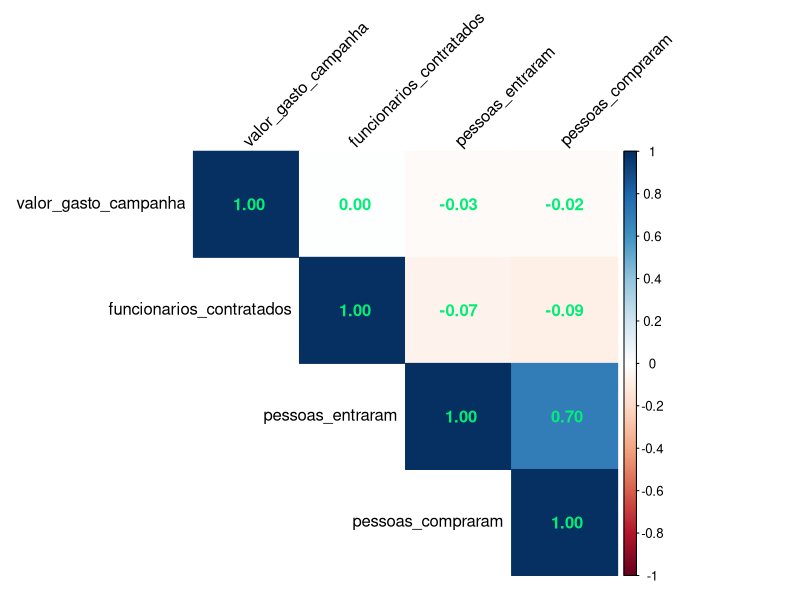
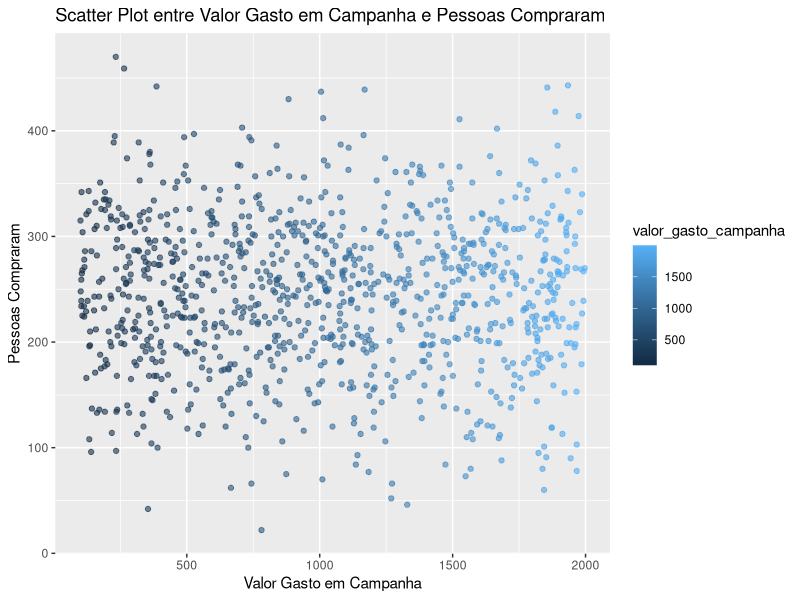
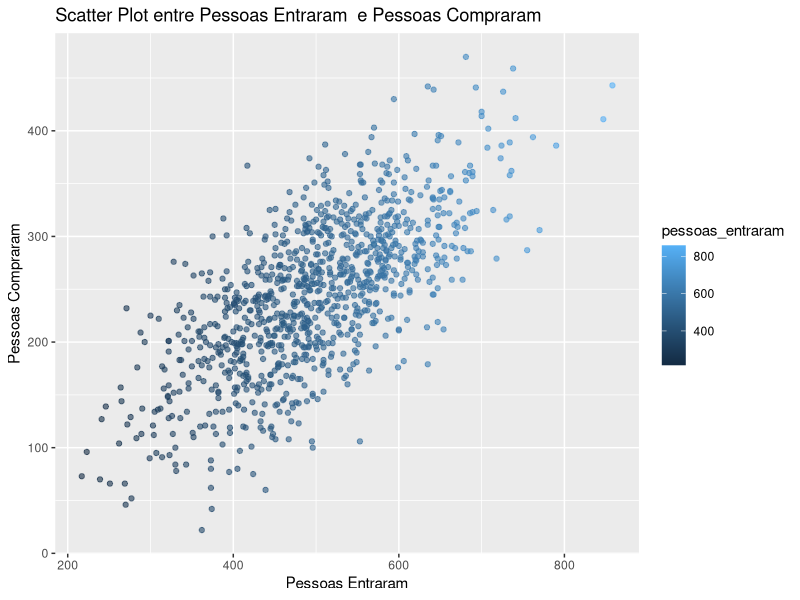
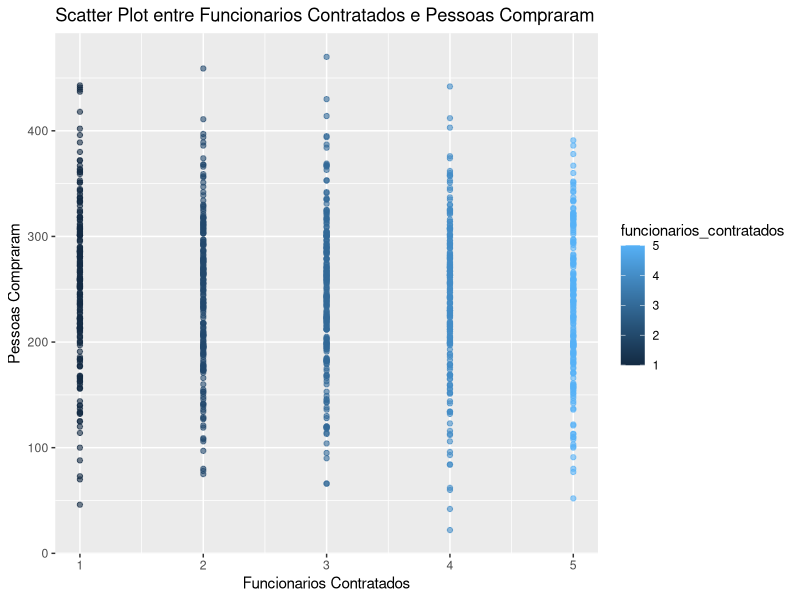
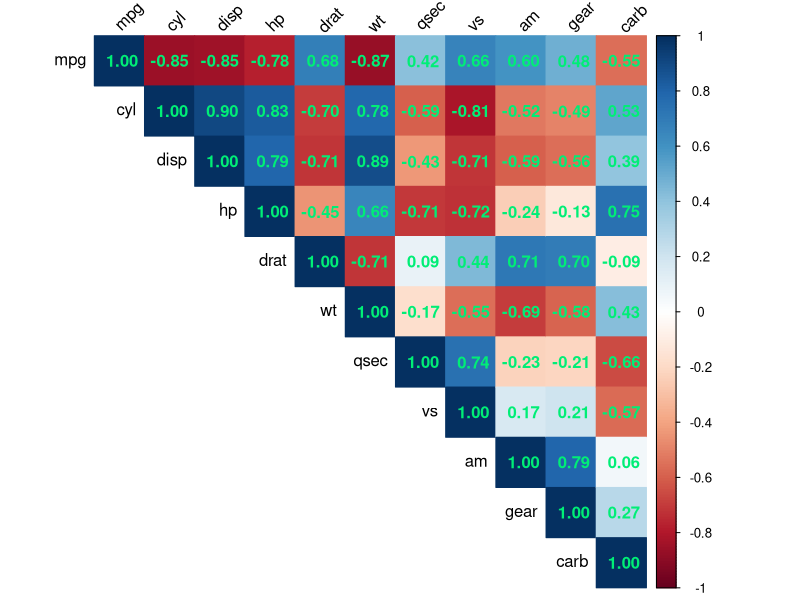

Write the R code that produced these figures, in order.
# Exemplos uso Machine Learning 1

# Configurando o diretório de trabalho
setwd("C:/Users/Julia/Desktop/CienciaDeDados/1.Big-Data-Analytics-com-R-e-Microsoft-Azure-Machine-Learning/11-Projeto-BigDataNaPratica-Machine_Learning_em_Marketing_Digital-Prevendo_N_Usuarios_Convertidos")
getwd()


### EXEMPLOS


# Carregando pacotes

library(tidyverse) # manipulação de dados
library(dplyr)     # manipulação de dados
library(corrplot)  # criar gráfico de mapa de correlação
library(ggplot2)   # criar outros gráficos (especificamente de dispersão)
library(caret)     # usado em tarefas de classificação e regressão para simplificar o processo de treinamento de modelos
# install.packages("randomForest")
library(randomForest)

library(mlbench) # carrega dataset Sonar
library(MASS)    # carrega o dataset Pima
library(kernlab) # carrega o dataset spam


data(Pima.tr)
dados_Pima <- Pima.tr

data(Sonar)
dados_Sonar <- Sonar

data(spam)
dados_spam <- spam




###################   EXEMPLOS UTILIZANDO ALGORITMO DE REGRESSÃO LINEAR)   ###################   


##### EXEMPLO 1

# Contexto: Uma loja de jóias possui um relatório com todas as suas últimas 1000 ações de marketing feitas ao longo dos
#           últimos 2 anos. Sua ação de marketing constitui na contratação de de 1 até 5 pessoas fantasiadas na porta da 
#           loja. Cada ação de marketing teve um custo específico que varia entre 100 e 2000 reais dependendo da empresa e/ou
#           quantidade de pessoas contratadas. Durante cada ação era contabilizada as pessoas que entraram na loja e 
#           todas aquelas que de fato realizaram alguma compra. Precisamos um modelo de Machine Learning para conseguirmos
#           descobrir as próximas projeções de clientes que realizaram compras.

# Problema de Negócio: Criar um modelo que, ao recebeber novos dados, seja capaz de prever o número de usuários que efetuaram
#                      uma compra.

# Variáveis    : valor_gasto_campanha, funcionarios_contratado, pessoas_entraram, pessoas_compraram
# Variável alvo: pessoas_compraram

# Cria/carrega dados
set.seed(42)
num_acoes <- 1000

# Crie um data frame com as informações das ações de marketing
dados_loja <- data.frame(
  valor_gasto_campanha = round(runif(num_acoes, min = 100, max = 2000)),  # Custos variam de 100 a 2000 reais com 2 casas decimais
  funcionarios_contratados = sample(1:5, num_acoes, replace = TRUE),  # Contratação de 1 a 5 funcionários
  pessoas_entraram = round(rnorm(num_acoes, mean = 500, sd = 100)),  # Número médio de pessoas que entraram (distribuição normal)
  pessoas_compraram = integer(num_acoes)  # Inicialmente, defina o número de compras como zero
)

# Gere o número de compras com base nas pessoas que entraram
for (i in 1:num_acoes) {
  max_compraram <- min(dados_loja$pessoas_entraram[i], round(rnorm(1, mean = dados_loja$pessoas_entraram[i]/2, sd = 50)))
  # Ajuste para que pessoas_compraram siga uma distribuição normal entre 0 e max_compraram
  dados_loja$pessoas_compraram[i] <- max(0, min(round(rnorm(1, mean = max_compraram, sd = 10)), max_compraram))
}

# Visualize os primeiros registros dos dados
head(dados_loja)
View(dados_loja)


## Análise Exploratória dos Dados


# Verificando tipos de dados
str(dados_loja)

# Sumário estatístico
summary(dados_loja)

# Criando/calculando uma matriz de correlação
cor_matrix <- cor(dados_loja)
cor_matrix


# E para não ter que analisar somentes os números, vamos criar um gráfico corrplot

# Corrplot (para outras cores usar colors())
corrplot(cor_matrix,
         method = "color",
         type = "upper",
         addCoef.col = 'springgreen2',
         tl.col = "black",
         tl.srt = 45)

# variável alvo "pessoas_compraram" tem forte correlação com a variável preditora "pessoas_entraram"
# não foi detectado problema de multicolinearidade


## Criando gráficos do tipo dispersão para visualizar a relação entre cada variável preditora com a variável alvo


# Scatter plot entre Valor Gasto em Campanha e Pessoas Compraram

ggplot(dados_loja, aes(x = valor_gasto_campanha, y = pessoas_compraram)) +
  geom_point(aes(color = valor_gasto_campanha), alpha = 0.6) +
  ggtitle("Scatter Plot entre Valor Gasto em Campanha e Pessoas Compraram") +
  xlab("Valor Gasto em Campanha") +
  ylab("Pessoas Compraram")


# Scatter plot entre Pessoas Entraram e Pessoas Compraram

ggplot(dados_loja, aes(x = pessoas_entraram, y = pessoas_compraram)) +
  geom_point(aes(color = pessoas_entraram), alpha = 0.6) +
  ggtitle("Scatter Plot entre Pessoas Entraram  e Pessoas Compraram") +
  xlab("Pessoas Entraram") +
  ylab("Pessoas Compraram")


# Scatter plot entre Funcionarios Contratados e Pessoas Compraram

ggplot(dados_loja, aes(x = funcionarios_contratados, y = pessoas_compraram)) +
  geom_point(aes(color = funcionarios_contratados), alpha = 0.6) +
  ggtitle("Scatter Plot entre Funcionarios Contratados e Pessoas Compraram") +
  xlab("Funcionarios Contratados") +
  ylab("Pessoas Compraram")




## Dividindo os dados em treino e teste
indices <- createDataPartition(dados_loja$pessoas_compraram, p = 0.80, list = FALSE)  

dados_loja_treino <- dados_loja[indices, ]
dados_loja_teste <- dados_loja[-indices, ]




##### Modelagem ##### 


# Versão 1 do Modelo - Regressão Linear Simples

# Residuals:
#      Min       1Q   Median       3Q      Max 
# -165.826  -33.826   -0.321   34.168  163.167 

# Coefficients:
#                 Estimate Std. Error t value Pr(>|t|)    
# (Intercept)      -4.64418    8.32474  -0.558    0.577    
# pessoas_entraram  0.49995    0.01636  30.559   <2e-16 ***

# Residual standard error: 51.56 on 998 degrees of freedom
# Multiple R-squared:  0.4834,	Adjusted R-squared:  0.4829 
# F-statistic: 933.8 on 1 and 998 DF,  p-value: < 2.2e-16

modelo_v1 <- lm(data = dados_loja_treino, pessoas_compraram ~ pessoas_entraram)
summary(modelo_v1)

# - o modelo de regressão linear simples sugere que o número de pessoas que entram na loja é um preditor significativo
#   do número de pessoas que realizam compras, e aproximadamente 48.34% da variabilidade na variável "pessoas_compraram"
#   pode ser explicada por essa variável preditora. No entanto, o modelo não é uma ótima combinação para explicar
#   completamente a variabilidade na variável alvo, uma vez que outros fatores não incluídos no modelo também podem 
#   desempenhar um papel importante.




# Versão 2 do Modelo - Regressão Linear Múltipla

# Residuals:
#      Min       1Q   Median       3Q      Max 
# -167.889  -33.661    0.399   34.319  163.045 

# Coefficients:
#                            Estimate Std. Error t value Pr(>|t|)
# (Intercept)               3.1961436  9.8002747   0.326    0.744
# valor_gasto_campanha     -0.0004382  0.0029452  -0.149    0.882
# funcionarios_contratados -2.1412594  1.1718202  -1.827    0.068 . 
# pessoas_entraram          0.4979231  0.0163905  30.379   <2e-16 ***

# Residual standard error: 51.52 on 996 degrees of freedom
# Multiple R-squared:  0.4851,	Adjusted R-squared:  0.4836 
# F-statistic: 312.8 on 3 and 996 DF,  p-value: < 2.2e-16

modelo_v2 <- lm(data = dados_loja_treino, pessoas_compraram ~ valor_gasto_campanha + funcionarios_contratados + pessoas_entraram)
summary(modelo_v2)

# - o modelo de regressão linear múltipla sugere que o número de pessoas que entram na loja é um preditor significativo 
#   do número de pessoas que realizam compras. No entanto, o valor gasto na campanha e o número de funcionários 
#   contratados não parecem ter um impacto significativo na variável alvo. O modelo explica aproximadamente 48.51% da
#   variabilidade na variável "pessoas_compraram." A significância da variável "funcionarios_contratados" não é 
#   conclusiva, pois seu valor p é 0.068. Pode ser importante, mas com alguma incerteza.



#### Interpretação de qual modelo usar

# - Como os valores de Residual standard error e Multiple R-squared dos dois modelos são muito próximos e com base nessas
#   interpretações, o Modelo V2 inclui variáveis que não são estatisticamente significativas (valor_gasto_campanha e 
#   funcionarios_contratados) e, portanto, é mais apropriado escolher o Modelo V1. Além disso, o Modelo V1 é mais simples,
#   envolvendo apenas uma variável independente, o que pode ser preferível em termos de interpretação e explicação.
# - Em resumo, o Modelo V1 (Regressão Linear Simples) é preferível para prever o número de pessoas que realizam compras
#   com base no número de pessoas que entram na loja, pois é mais simples e tem variáveis significativas. O Modelo V2
#   não oferece benefícios adicionais significativos e inclui variáveis não significativas.


#### Previsões

previsoes_dados_loja <- predict(modelo_v1, newdata = dados_loja_teste, type = 'response')
previsoes_dados_loja


#### Previsões com novos dados

# Criando novos dados para inserir nas previsões
novos_dados_loja <- data.frame(
  valor_gasto_campanha = c(1000, 1500),
  funcionarios_contratados = c(2, 2),
  pessoas_entraram = c(400, 500),
  pessoas_compraram = c(200, 250)
)


# Fazendo previsões
previsoes <- predict(modelo_v1, newdata = novos_dados_loja)
previsoes




## Interpretação final

# - No primeiro cenário, em que gastamos $1,000 em campanha e 400 pessoas entraram na loja, o modelo prevê que cerca de 194.23 
#   pessoas farão compras. No segundo cenário, com um aumento no gasto da campanha para $1,500 e 500 pessoas entrando na loja,
#   a previsão é de aproximadamente 244.92 pessoas comprando.






##### EXEMPLO 2

# Contexto: Você foi contratado para treinar um modelo de regressão para prever o consumo de combustível (milhas por galão)
#           de cada veículo com base em características como potência do motor, peso, número de cilindros, entre outras.
#           Isso permitirá identificar quais veículos são mais eficientes em termos de consumo de combustível e otimizar a 
#           alocação de veículos para rotas específicas.

# Problema de Negócio: Criar um modelo que, ao recebeber novos dados, seja capaz de prever o consumo de combustível
#                      (milhas por galão) de cada veículo com base em características como potência do motor, peso, número de 
#                      cilindros, entre outras.

# Variáveis    : 
# Variável alvo: mpg


# Carregando os dados
dados_mtcars <- mtcars


## Análise Exploratória

# verificando valores ausentes
colSums(is.na(dados_mtcars))

# Verificando tipos de dados
str(dados_mtcars)

# Sumário estatístico
summary(dados_mtcars)

# Criando/calculando uma matriz de correlação
cor_matrix <- cor(dados_mtcars)
cor_matrix

# Corrplot
corrplot(cor_matrix,
         method = "color",
         type = "upper",
         addCoef.col = 'springgreen2',
         tl.col = "black",
         tl.srt = 45)


## Dividindo os dados em treino e teste
indices <- createDataPartition(dados_mtcars$mpg, p = 0.75, list = FALSE)  

dados_mtcars_treino <- dados_mtcars[indices, ]
dados_mtcars_teste <- dados_mtcars[-indices, ]



#### MODELAGEM ####


## Versão 1 do Modelo (Regressão Linear Múltipla) ####

# - utilizando todas as variáveis preditoras

modelo_v1 <- lm(data = dados_mtcars_treino, mpg ~ .)

summary(modelo_v1)


## Versão 2 do Modelo (Regressão Linear Simples) ####

# - utilizando somente a variável wt

modelo_v2 <- lm(data = dados_mtcars_treino, mpg ~ wt)

summary(modelo_v2)


## Versão 3 do Modelo (Regressão Linear Múltipla com seleção de variáveis) ####

# - utilizando todas as variáveis preditoras menos cyl, vs, am, gear e carb

modelo_v3 <- lm(data = dados_mtcars_treino, mpg ~ disp + hp + drat + wt + qsec)

summary(modelo_v3)

head(dados_mtcars_teste)


#### Interpretação de qual modelo usar

# modelo_v1: inclui múltiplas variáveis independentes para fazer previsões. Embora tenha um R-squared mais alto (0.869),
#            isso não significa necessariamente que seja o melhor modelo. Alguns coeficientes não são significativos e podem
#            estar introduzindo ruído no modelo.

# modelo_v2: é mais simples, prevendo o consumo de combustível (mpg) com base apenas no peso (wt). Embora seu R-squared seja
#            um pouco menor (0.7528), ele tem menos complexidade e apenas dois coeficientes significativos, tornando-o mais
#            interpretable.

# modelo_v3: obteve resultados muito bons e possui um número menor de variáveis, o que pode ser vantajoso em termos de
#            interpretabilidade.

# - A escolha do melhor modelo depende de seus objetivos. Se você valoriza um modelo com mais variáveis para obter um melhor
#   ajuste, o "modelo_v1" é uma opção. Se você deseja uma boa performance com menos variáveis, o "modelo_v3" pode ser
#   preferível. Recomenda-se também validar esses modelos com dados de teste antes de tomar uma decisão final.



#### Previsões

previsoes_dados_mtcars <- predict(modelo_v3, newdata = dados_mtcars_teste, type = 'response')
previsoes_dados_mtcars


#### Previsões com novos dados

# Criando novos dados para inserir nas previsões
novos_dados_mtcars <- data.frame(
  mpg = c(15, 20, 25),   # Valores de consumo de combustível (milhas por galão)
  cyl = c(8, 4, 6),      # Número de cilindros
  disp = c(350, 120, 200),  # Cilindrada
  hp = c(200, 80, 95),    # Potência do motor
  drat = c(3.5, 4.0, 3.9),  # Taxa de compressão do eixo traseiro
  wt = c(4.0, 2.5, 3.0),  # Peso do veículo
  qsec = c(15, 19, 20),  # Tempo para percorrer um quarto de milha
  vs = c(0, 1, 0),       # Motor em forma de V (0 = não, 1 = sim)
  am = c(0, 1, 1),       # Transmissão automática (0 = não, 1 = sim)
  gear = c(3, 4, 5),     # Número de marchas
  carb = c(4, 2, 1)      # Número de carburadores
)

# Editando dataset (Removendo variáveis)
novos_dados_mtcars <- novos_dados_mtcars[, !(names(novos_dados_mtcars) %in% c("cyl", "am", "vs", "gear", "carb"))]

# Visualizando o dataset resultante
novos_dados_mtcars

# Fazendo previsões com os novos dados
previsoes_novos_dados_mtcars <- predict(modelo_v3, newdata = novos_dados_mtcars)
previsoes_novos_dados_mtcars


#### Interpretação final

# - Com base nas características dos veículos fornecidas nos novos dados, o modelo de regressão prevê o seguinte consumo de
#   combustível (milhas por galão):
  
# - 1. Novo Dado 1: Estimativa de consumo de combustível de aproximadamente 14.64 mpg.
# - 2. Novo Dado 2: Estimativa de consumo de combustível de cerca de 25.36 mpg.
# - 3. Novo Dado 3: Estimativa de consumo de combustível de aproximadamente 23.56 mpg.

# Essas previsões podem ser úteis para avaliar a eficiência de cada veículo em termos de consumo de combustível.





##### EXEMPLO 2




















###################   EXEMPLOS UTILIZANDO ALGORITMO DE CLASSIFICAÇÃO LINEAR)   ###################   


##### EXEMPLO 1

# Contexto

# - Imagine que você trabalha para um instituto de pesquisa botânica que se dedica ao estudo e à preservação da flora em uma
#   área de conservação. Sua organização está interessada em automatizar a identificação de espécies de flores nativas para
#   melhor compreender a biodiversidade da região.
# - Nesse cenário, você pode usar o dataset Iris para criar um modelo de classificação que classifique automaticamente as
#   flores em diferentes espécies com base em suas características. Isso pode ser uma ferramenta valiosa para identificar
#   espécies de flores rapidamente, o que é fundamental para estudos de conservação.
# - Por exemplo, quando os pesquisadores coletam amostras de flores na área de conservação, eles podem medir características
#   como comprimento e largura das sépalas e pétalas. Em seguida, o modelo de classificação baseado no dataset Iris pode ser 
#   usado para determinar a espécie da flor com base nessas medidas.


# Problema de Negócio: Consiste em desenvolver um modelo de classificação, utilizando o dataset Iris, para automatizar a
#                      identificação de espécies de flores nativas em uma área de conservação. Isso permitirá aos pesquisadores
#                      acelerar o processo de classificação com base nas características das flores, contribuindo para um melhor
#                      entendimento da biodiversidade da região e apoiando esforços de conservação.


# Carregando dataset
dados_iris <- iris
head(iris)

# Variável alvo: "Species" é a variável que contém as classes ou categorias nas quais as flores são classificadas.
#                Portanto, "Species" é a variável que você deseja prever ou classificar com base nas outras características 
#                do dataset.


#### Análise Exploratória dos Dados


# verificando valores ausentes nas colunas
colSums(is.na(dados_iris))

# Verificando tipos de dados
str(dados_iris)

# Sumário estatístico (var Species já esta como do tupo factor)
summary(dados_iris)


# Dividindo os dados em treino e teste
indices <- createDataPartition(dados_iris$Species, p = 0.75, list = FALSE)

dados_iris_treino <- dados_iris[indices, ]
dados_iris_teste <- dados_iris[-indices, ]



##### Modelagem Preditiva #####

## Versão 1 (usando a Máquina de Vetores de Suporte (SVM))

modelo_v1 <- train(Species ~ ., data = dados_iris_treino, method = "svmRadial")
modelo_v1

# Fazer previsões no conjunto de teste
previsoes <- predict(modelo_v1, newdata = dados_iris_teste)
previsoes

# Avaliar o desempenho do modelo
confusao <- confusionMatrix(previsoes, dados_iris_teste$Species)
print(confusao)









#### Exemplo 2













###################   EXEMPLOS UTILIZANDO randomForest)   ###################   


##### EXEMPLO 1 (utilizando randomForest)

# Contexto: exemplo de dados hipotéticos de jogadores de futebol e, em seguida, demonstrar como você pode criar um modelo de
#           Machine Learning para prever as chances de lesões com base nessas informações.


# Criando o dataset

# Definir uma semente para reprodutibilidade
set.seed(123)

# Gerar nomes de jogadores aleatórios (apenas para fins de demonstração)
nomes_jogadores <- c("Messi", "Ronaldo", "Neymar", "Mbappé", "Salah", "Kane", "Hazard", "Lewandowski",
                     "De Bruyne", "Benzema", "Fernandes", "Suárez", "Lukaku", "Sterling", "Griezmann",
                     "Kroos", "Modric", "Van Dijk", "Silva", "Kante", "Pogba", "Laporte", "Courtois",
                     "Mané", "Casemiro", "Alaba", "Sancho", "Di María", "Marquinhos")

# Criar um conjunto de dados hipotético com nomes de jogadores
dados_jogadores <- data.frame(
  NomeJogador = sample(nomes_jogadores, 30, replace = TRUE),
  Idade = sample(20:35, 30, replace = TRUE),
  JogosUltimaTemporada = sample(10:40, 30, replace = TRUE),
  MinutosJogados = sample(500:3000, 30, replace = TRUE),
  HistoricoLesoes = sample(0:5, 30, replace = TRUE),   # Número de lesões prévias
  TreinosSemanais = sample(2:7, 30, replace = TRUE),   # Número de treinos por semana
  ChancesLesao = runif(30, min = 0, max = 1)           # Variável de destino (definidas aleatoriamente)
)

# Visualizar as primeiras linhas dos dados
head(dados_jogadores)
View(dados_jogadores)



##### Modelagem ##### 

## Versão 1 do Modelo - (Random Forest - Floresta Aleatória)


# - Dividindo os dados em conjuntos de treinamento e teste.
# - Os dados iniciais dos jogadores serão divididos em dois conjuntos: treinamento e teste. O conjunto de treinamento é usado para
#   treinar o modelo, enquanto o conjunto de teste é usado para avaliar o desempenho do modelo.

# amostra aleatória de 20 jogadores de um total de 30. Isso significa que 20 jogadores serão usados para treinar o modelo.
amostra <- sample(1:30, size = 20, replace = FALSE) 

# O conjunto de treinamento é criado, contendo os dados dos 20 jogadores amostrados aleatoriamente.
dados_treinamento <- dados_jogadores[amostra, ]

# O conjunto de teste é criado, contendo os dados dos jogadores que não foram selecionados para o treinamento.
dados_teste <- dados_jogadores[-amostra, ]

View(dados_treinamento)
View(dados_teste)


# Treinar um modelo de floresta aleatória para prever as chances de lesão

# - A variável alvo é ChancesLesao, e as variáveis preditoras incluem Idade, JogosUltimaTemporada, MinutosJogados, HistoricoLesoes
#   e TreinosSemanais. O modelo é treinado usando os dados do conjunto de treinamento.

modelo_lesao <- randomForest(ChancesLesao ~ Idade + JogosUltimaTemporada + MinutosJogados +
                               HistoricoLesoes + TreinosSemanais, data = dados_treinamento)

# Fazer previsões no conjunto de teste
previsoes <- predict(modelo_lesao, newdata = dados_teste)

# Comparar as previsões com as chances reais de lesão
resultado <- data.frame(Real = dados_teste$ChancesLesao, Previsao = previsoes)
print(resultado)


#### Interpretação Final

# - Vamos pegar o jogador "Casemiro" como exemplo:
  
# -> O valor real das chances de lesão para Casemiro é 0.3219765.

# - O modelo de Machine Learning fez uma previsão de 0.3999727 para as chances de lesão de Casemiro.
# - Agora, interpretando esses números para Casemiro:
  
# -> O valor real representa a taxa ou probabilidade real das chances de lesão para Casemiro, com base em suas características
#    (idade, histórico de lesões, etc.).

# - A previsão feita pelo modelo representa a estimativa das chances de lesão que o modelo gerou com base nas informações
#   de Casemiro.
# - Nesse caso, o modelo previu um valor ligeiramente superior às chances reais de lesão de Casemiro. Isso pode indicar que o
#   modelo está sendo um pouco pessimista em relação às chances de lesão desse jogador.

# - O mesmo raciocínio se aplica a todos os outros jogadores da lista. O modelo faz previsões com base nas características de cada
#   jogador e as compara com as chances reais de lesão. O objetivo é que as previsões se aproximem o mais possível das chances 
#   reais.
















################# DATASETS QUE PODEMOS USAR ######################

#   O R é fornecido com vários datasets de exemplo. Alguns dos datasets mais comuns que já vêm instalados com o R incluem:

# iris: Um conjunto de dados famoso para classificação de flores em três espécies com base em características como comprimento
# da sépala, largura da sépala, comprimento da pétala e largura da pétala.

# mtcars: Um conjunto de dados que contém informações sobre diferentes modelos de carros, incluindo características como consumo
# de combustível, número de cilindros, cavalos de potência e muito mais.

# swiss: Um conjunto de dados que contém informações sobre medidas socioeconômicas de diferentes cantões suíços.

# faithful: Este conjunto de dados contém informações sobre as erupções do gêiser "Old Faithful" no Parque Nacional de
# Yellowstone.

# ChickWeight: Dados sobre o peso de pintinhos em diferentes grupos de tratamento em um experimento de crescimento de galinhas.

# Esses são apenas alguns dos conjuntos de dados que estão disponíveis com a instalação padrão do R.


# -> Para estudar a aplicação de modelos de regressão para Machine Learning, você pode usar os conjuntos de dados:

# - mtcars: contém informações sobre vários modelos de carros, incluindo características como consumo de combustível, número
#   de cilindros, cavalos de potência, entre outros. Pode ser usado para prever o consumo de combustível com base em outras
#   variáveis.
# - ChickWeight: prever o peso de pintinhos com base em diferentes tratamentos
# - swiss: contém informações sobre várias variáveis socioeconômicas e de saúde em diferentes cantões da Suíça. Você pode
#   usá-lo para aplicar modelos de regressão para prever variáveis como taxa de fertilidade com base em variáveis independentes.
# - airquality:  Ele inclui variáveis como temperatura, vento, radiação solar e níveis de ozônio, e é frequentemente usado para
#   prever os níveis de ozônio com base em outras variáveis meteorológicas.

# -> Para estudar a aplicação de modelos de classificação para Machine Learning, você pode usar conjuntos de dados:

# - iris: especialmente popular para problemas de classificação, onde o objetivo é classificar flores em diferentes espécies
#   com base em suas características.
# - Sonar: contém dados de sinais sonares enviados e refletidos por minas e rochas no oceano. O objetivo é classificar se o
#   objeto é uma mina ou uma rocha com base nas características dos sinais.
# - Pima.tr: contém informações sobre pacientes do sexo feminino de uma tribo indígena Pima no Arizona. O objetivo é classificar
#   se um paciente desenvolverá diabetes dentro de cinco anos com base em variáveis de saúde, como idade, número de gravidezes,
#   glicose, pressão sanguínea e outros.
# - 

# obtem lista com todos datasets

data()




install.packages("kernlab")

library(kernlab)

data(spam)
